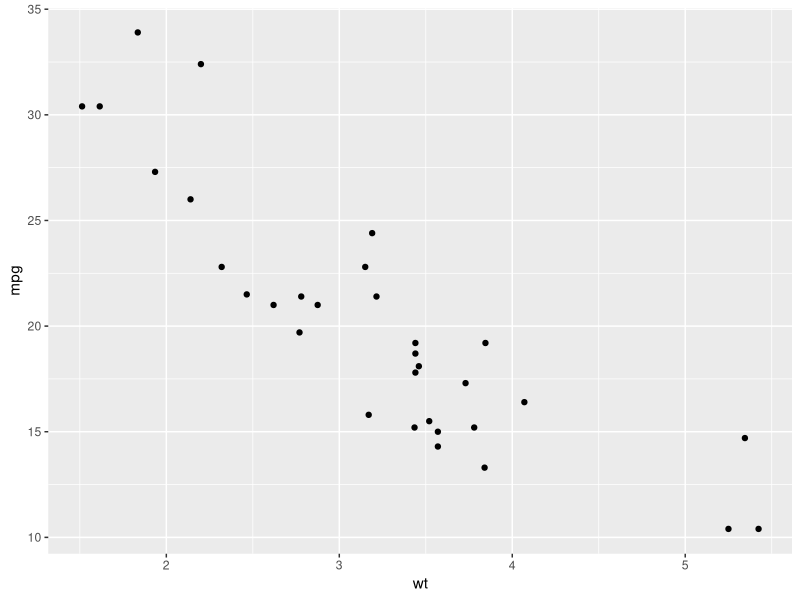
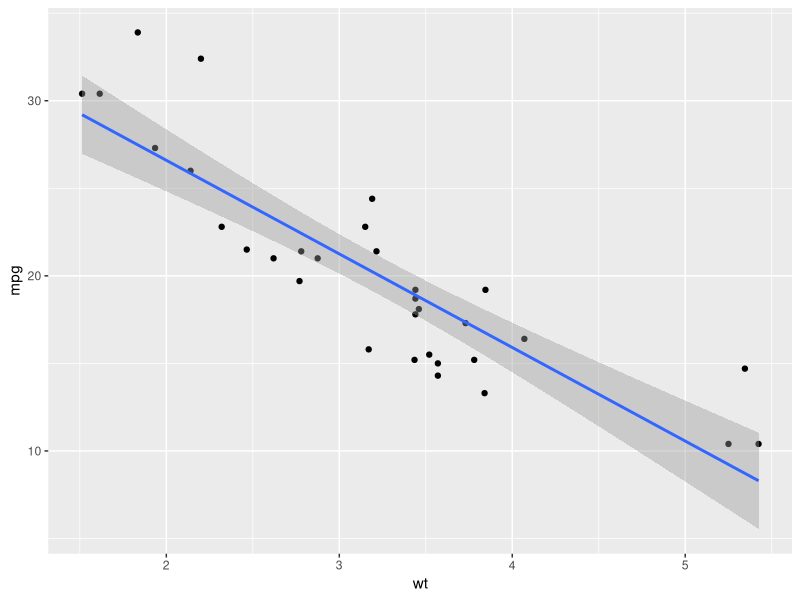
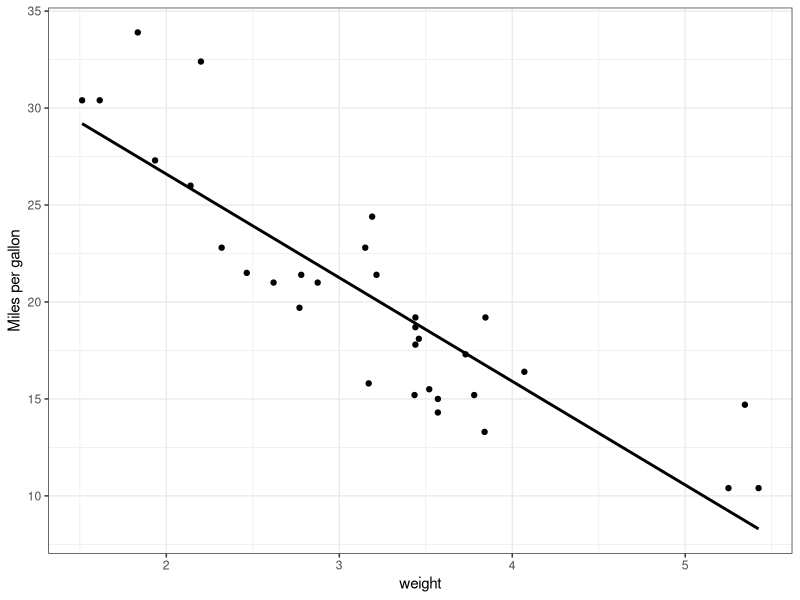
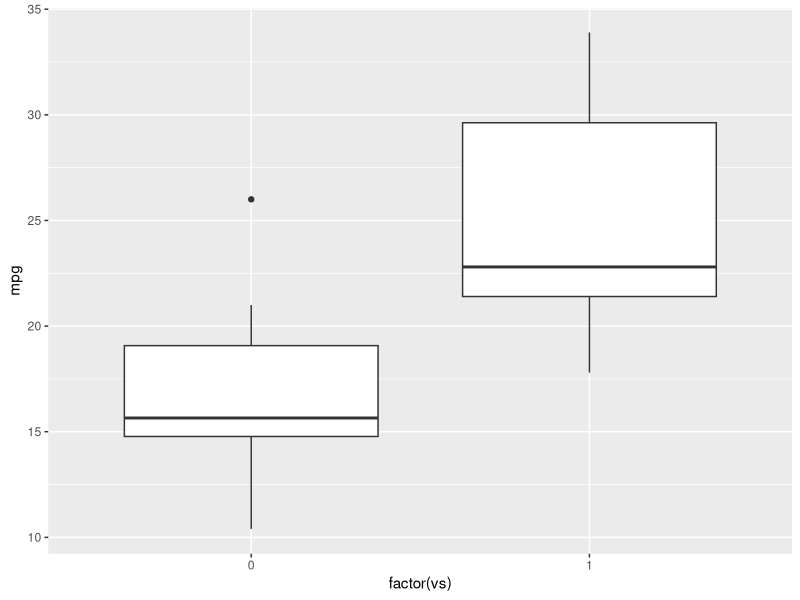
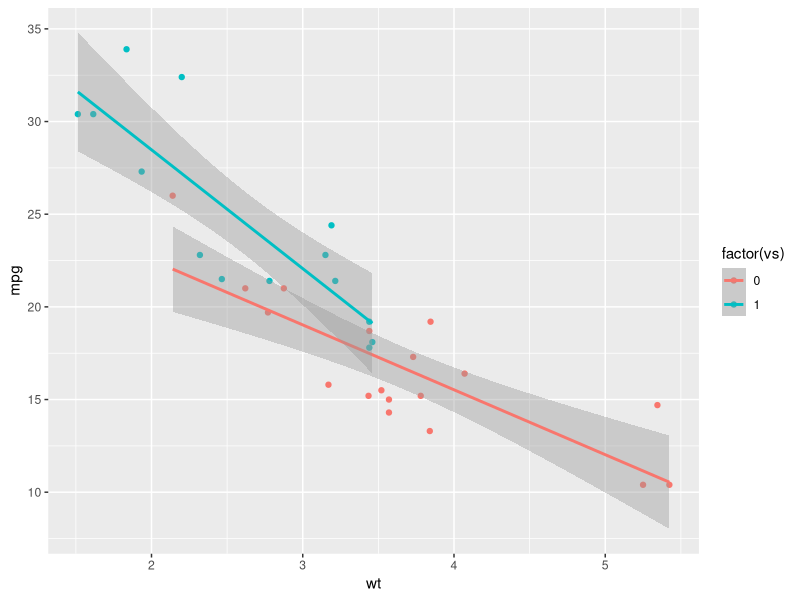

Write R code to recreate these figures, in order.
#20230921
library(ggplot2)
library(MASS)

mtcars
?mtcars

#plot relationship between weight of car and mpg
#using ggplot
ggplot(mtcars, mapping=aes(x=wt, y=mpg)) +
  geom_point()
#use simple linear regression
lm(mpg~wt, data=mtcars)

#workflow: fit the model, then look at summary output
fit=lm(mpg~wt, data=mtcars)
summary(fit)

#display best fit line on scatterplot using ggplot
ggplot(mtcars, mapping=aes(x=wt, y=mpg)) +
  geom_point() +
  geom_smooth(method="lm")

#playing around with figure format
#method="lm"in the geom_smooth() function means use a linear model fit line, But you can us other types of fit lines, like loess
ggplot(mtcars, mapping=aes(x=wt, y=mpg)) +
  geom_point() +
  geom_smooth(method="lm", color="black", se=FALSE) +
  theme_bw() +
  xlab("weight") +
  ylab("Miles per gallon")


###using GLM instead of lm
gfit=glm(mpg~wt, family=gaussian, data=mtcars)
summary(gfit)
summary(fit)


#let's use vs variable -> code it as a factor
mtcars$vs
ggplot(data=mtcars, mapping=aes(x=factor(vs), y=mpg)) +
  geom_boxplot()

#run ANOVA using aov()
aov.fit=aov(mpg~factor(vs), data=mtcars)
summary(aov.fit)

#you CAN run this same model as a lm,  but it will give you different sets of coeffocicients
lm.fit=lm(mpg~factor(vs), data=mtcars)
summary(lm.fit)

#But, you can call the ANOVA results from a linear model fit
anova(lm.fit)

#linear model with multiple predictor variables AND interactions
lm.fit2=lm(mpg ~ wt + factor(vs), data=mtcars )
anova(lm.fit2)
lm.fit3=lm(mpg ~ wt*factor(vs), data=mtcars )
anova(lm.fit3)

#let's look at the interaction effects visually
ggplot(data=mtcars, mapping=aes(x=wt, y=mpg, color=factor(vs))) +
  geom_point() +
  geom_smooth(method="lm")
#You just did ANCOVA!
